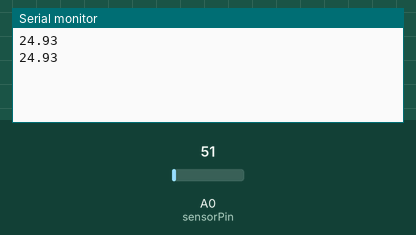
This sketch was run on a simulated Arduino Uno, built with avr-gcc and run on an emulated ATmega328P. On the bench: the last lines printed to the serial monitor. The test bench sets the inputs (shaded band); at power-on: A0 (sensorPin) = 51.

Above: at 2.2 s.
2.3 s: A0 (sensorPin) set to 61
At 3.6 s:
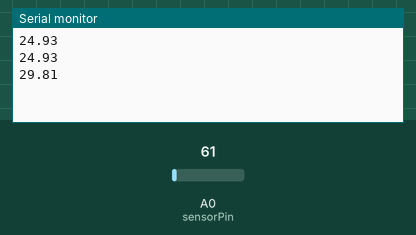
3.8 s: A0 (sensorPin) set to 71
At 4.8 s:
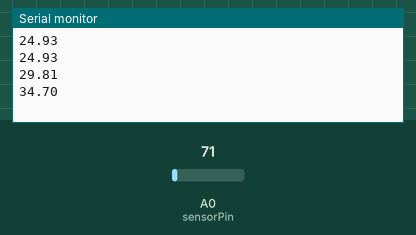
Timing chart, 0 to 6.8 s (numbered marks = the images above; inputs shaded):
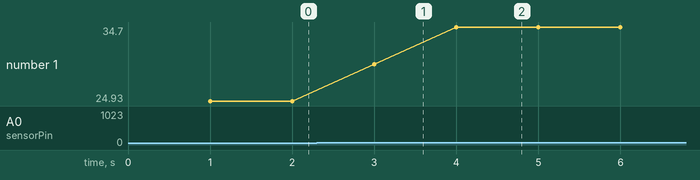

Measured:
- after the input at 2.3 s, the serial monitor: prints a new line after 0.70 s (image 1)
- after the input at 3.8 s, the serial monitor: prints a new line after 0.20 s (image 2)
- plotted number 1: 24.93 → 29.81 after the input at 2.3 s, 29.81 → 34.7 after the input at 3.8 s

The sketch:

temp.ino
```cpp
const int sensorPin= A0;

void setup()
{
  Serial.begin(9600);
  delay(1000);
}

// Print the temperature from the LM35 sensor
void printTemperature()
{
  int value = analogRead(sensorPin);
  float millivolts = (value / 1023.0) * 5000;
  float celsius = millivolts / 10;
  Serial.print(celsius);
  Serial.print("\n");
}

void loop(void)
{
  printTemperature();
  delay(999);
}
```
